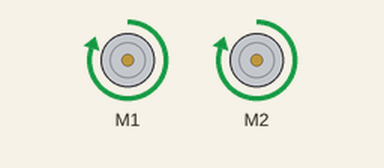
Simulated run of this sketch. Board: Arduino Uno, built with avr-gcc and run on an emulated ATmega328P. On the bench: 2 × DC motor (green arrow = forward, orange = backward, longer = faster). Random numbers use the default seed unless the sketch sets one.

Above: at 0.1 s.
At 4.6 s:
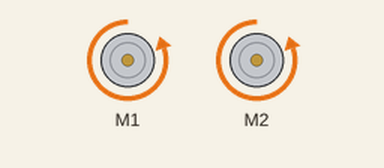
At 10.1 s:
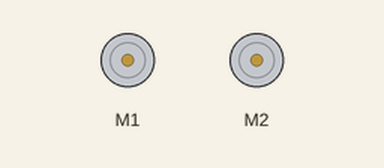
Timing chart, 0 to 11.6 s (numbered marks = the images above):
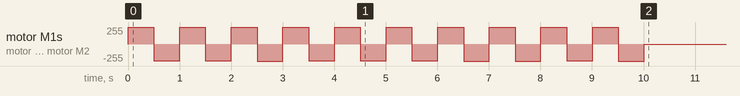

The sketch:

wander.ino
```cpp
#include <Arduino.h>
#include <MeMCore.h>
#include <SoftwareSerial.h>
#include <Wire.h>
#include <stdlib.h>
#include <math.h>

// Timer control variables
double currentTime = 0;
double lastTime = 0;

// Arduino components
MeLineFollower linefollower_2(2);
MeDCMotor motor_9(9);
MeDCMotor motor_10(10);

// Wander control variables
double turnDuration;
double forwardDuration;
double lineTurnDuration;
double targetForwardSpeed;
double targetTurnSpeed;
int acceleration;
int wanderCycle;

// Boolean to determine if input is valid
boolean doWander;

// Example general input parameters
double duration = 10;
boolean stayInBounds = true;

// Example wander input parameters
double wanderSpeed = 100;
double wanderSlope = 0;
double wanderRoundness = 1;
double wanderTurnToForwardRatio = 0.9;
double wanderCycleRate = 2;
double wanderCycleStandardDeviation = 0.5;
double wanderSpeedStandardDeviation = 0.5;
double wanderPhase = 0;

// Built-in method to get current time
double getLastTime()
{
  return currentTime = millis() / 1000.0 - lastTime;
}

void _delay(double seconds)
{
  long endTime = millis() + seconds * 1000;
  while (millis() < endTime) _loop();
}

// Built-in method to move robot in certain direction
void move(int direction, int speed)
{
  int leftSpeed = 0;
  int rightSpeed = 0;

  if (direction == 1) {
    // Forward
    leftSpeed = speed;
    rightSpeed = speed;
  } else if (direction == 2) {
    // Backward
    leftSpeed = -speed;
    rightSpeed = -speed;
  } else if (direction == 3) {
    // Left
    leftSpeed = -speed;
    rightSpeed = speed;
  } else if (direction == 4) {
    // Right
    leftSpeed = speed;
    rightSpeed = -speed;
  }

  // Run left motor at given speed
  motor_9.run(9 == M1 ? -leftSpeed : leftSpeed);

  // Run right motor at given speed
  motor_10.run(10 == M1 ? -rightSpeed : rightSpeed);
}

// Helper method to generate a random standard gaussian number
double GenerateGaussian(double standardDeviation)
{
    double u1 = rand() / (RAND_MAX + 1.0);
    double u2 = rand() / (RAND_MAX + 1.0);
    double z0 = sqrt(-2.0 * log(u1)) * cos(2.0 * M_PI * u2);
    return z0 * standardDeviation;
}

double GetRandomNumber(double min, double max)
{
    double randomNumber = (double)rand() / RAND_MAX; // Generate a random value between 0 and 1
    return (randomNumber * (max - min)) + min; // Scale and shift to the specified range
}

void CapNumber(double* number, double lowerLimit, double upperLimit)
{
    // Cap number to lower limit
    if (*number < lowerLimit) {
        *number = lowerLimit;
    }

    // Cap number to upper limit
    if (*number > upperLimit) {
        *number = upperLimit;
    }
}

void CheckValidWanderInput(double speed, double slope, double roundness, double turnToForwardRatio, double cycleRate, double cycleStandardDeviation, double speedStandardDeviation, double phase)
{
  boolean isValidSpeed = speed >= 25 && speed <= 100;
  boolean isValidSlope = slope >= -5 && slope <= 5;
  boolean isValidRoundness = roundness >= 0 && roundness <= 1;
  boolean isValidTurnToForwardRatio = turnToForwardRatio <= 1 && turnToForwardRatio > 0;
  boolean isCycleRatePositive = cycleRate > 0;
  boolean isValidStandardDeviation = cycleStandardDeviation >= 0 && speedStandardDeviation >= 0;
  boolean isValidPhase = phase >= 0;

  doWander = isValidSpeed && isValidSlope && isValidRoundness && isValidTurnToForwardRatio && isCycleRatePositive && isValidStandardDeviation && isValidPhase;
}

// Helper method to set the forward, turn, and line turn durations for the wander base behavior
void SetWanderDurations(double speed, double turnToForwardRatio, double cycleRate, double cycleStandardDeviation)
{
  // Set base forward duration based on input cycle rate
  forwardDuration = (1 - turnToForwardRatio) / cycleRate;

  // Add random normal variation to the base turn duration
  forwardDuration += GenerateGaussian(cycleStandardDeviation);

  // Cap the forward duration to be between zero and the inverse of the cycle rate in seconds
  CapNumber(&forwardDuration, 0, 1 / cycleRate);

  // Set turn duration
  turnDuration = 1 / cycleRate - forwardDuration;

  // Set line turn duration
  if (speed <= 100 && speed >= 50) {
    lineTurnDuration = 0.5;
  } else {
    lineTurnDuration = 0.0008 * pow(speed, 2) - 0.11 * speed + 4;
  }
}

// Helper method to set the target forward and turn speed for the wander base behavior
void SetTargetSpeeds(double speed, double roundness, double speedStandardDeviation)
{
  // Add random normal variation to the input wander speed to get the target forward speed
  targetForwardSpeed = speed + GenerateGaussian(speedStandardDeviation);

  // Cap target forward speed to be between 25 and 100
  CapNumber(&targetForwardSpeed, 25, 100);

  // Set target turn speed based on input roundness and target speed
  targetTurnSpeed = -targetForwardSpeed / 2 + 4 * targetForwardSpeed * roundness - 4 * targetForwardSpeed * pow(roundness, 2);
}

// Method to execute the wander base behavior
void Wander(double duration, boolean stayInBounds,
            double wanderSpeed, double wanderSlope, double wanderRoundness, double wanderTurnToForwardRatio, double wanderCycleRate, double wanderCycleStandardDeviation, double wanderSpeedStandardDeviation, double wanderPhase)
{
  // INPUT CHECKS AND VARIABLE INITIALIZATION

  // Check if wander input is valid
  CheckValidWanderInput(wanderSpeed, wanderSlope, wanderRoundness, wanderTurnToForwardRatio, wanderCycleRate, wanderCycleStandardDeviation, wanderSpeedStandardDeviation, wanderPhase);

  // If wander input is valid, initialize wander variables
  if (doWander) {
    // Set the target forward and turning speeds based on given input
    SetTargetSpeeds(wanderSpeed, wanderRoundness, wanderSpeedStandardDeviation);

    // Set turn, line turn and forward durations based on given input
    SetWanderDurations(wanderSpeed, wanderTurnToForwardRatio, wanderCycleRate, wanderCycleStandardDeviation);

    // Variable used to determine if robot should turn left or right
    wanderCycle = 0;

    // Variable used to compute the acceleration of the forward segment
    acceleration = 1;
  }

  // MAIN LOOP

  // Initialize timer
  lastTime = millis() / 1000.0;

  // Loop during given duration
  while (!(getLastTime() > duration)) {
    _loop();

    // If valid wander input is given
    if (doWander) {
      // Start executing after the given phase
      if (getLastTime() - wanderPhase >= 0) {
        // Turn around if a black line is detected
        if (stayInBounds) {
          // Get sensor reading
          int sensorReading = linefollower_2.readSensors();

          // Turn left if right sensor detects a black line
          if ((0 ? (1 == 0 ? sensorReading == 0 : (sensorReading & 1) == 1)
                  : (1 == 0 ? sensorReading == 3 : (sensorReading & 1) == 0))) {
              move(3, targetForwardSpeed / 100.0 * 255);
              _delay(lineTurnDuration);
              move(3, 0);
          }

          // Turn right if left sensor detects a black line
          if ((0 ? (2 == 0 ? sensorReading == 0 : (sensorReading & 2) == 2)
                  : (2 == 0 ? sensorReading == 3 : (sensorReading & 2) == 0))) {
              move(4, targetForwardSpeed / 100.0 * 255);
              _delay(lineTurnDuration);
              move(4, 0);
          }
        }
      }

      // Move forward for given duration

      // Constant slope
      if (wanderSlope == 0) {
        if (getLastTime() - wanderPhase < wanderCycle / wanderCycleRate + forwardDuration) {
          move(1, targetForwardSpeed / 100.0 * 255);
        }
      }

      // Rising slope
      if (wanderSlope > 0) {
        if (getLastTime() - wanderPhase < wanderCycle / wanderCycleRate + acceleration * forwardDuration / 100) {
          move(1, wanderSlope * acceleration * targetForwardSpeed / 100 / 100.0 * 255);
        } else {
          if (acceleration < 100) {
            acceleration += 1;
          }
        }
      }

      // Falling slope
      if (wanderSlope < 0) {
        if (getLastTime() - wanderPhase < wanderCycle / wanderCycleRate + acceleration * forwardDuration / 100) {
          move(1, wanderSlope * (acceleration - 100) * targetForwardSpeed / 100 / 100.0 * 255);
        } else {
          if (acceleration < 100) {
            acceleration += 1;
          }
        }
      }

      // Turn for given duration
      if (getLastTime() - wanderPhase > wanderCycle / wanderCycleRate + forwardDuration &&
          getLastTime() - wanderPhase < (wanderCycle + 1) / wanderCycleRate) {
        if (fmod(wanderCycle, 2) == 0) {
          // Turn right
          motor_9.run(-targetForwardSpeed / 100.0 * 255);
          motor_10.run(targetTurnSpeed / 100.0 * 255);
        } else {
          // Turn left
          motor_9.run(-targetTurnSpeed / 100.0 * 255);
          motor_10.run(targetForwardSpeed / 100.0 * 255);
        }
      }

      // After forward and turn cycle is finished
      if (getLastTime() - wanderPhase > (wanderCycle + 1) / wanderCycleRate) {
        // Increase cycle count by one
        wanderCycle += 1;

        // Reset to one
        acceleration = 1;

        // Change target forward and turning speeds
        SetTargetSpeeds(wanderSpeed, wanderRoundness, wanderSpeedStandardDeviation);

        // Change forward and turn durations
        SetWanderDurations(wanderSpeed, wanderTurnToForwardRatio, wanderCycleRate, wanderCycleStandardDeviation);
      }
    }
  }

  motor_9.run(0);
  motor_10.run(0);
}


void setup()
{
  // Initialize random seed
  randomSeed(0);

  Wander(duration, stayInBounds, wanderSpeed, wanderSlope, wanderRoundness, wanderTurnToForwardRatio, wanderCycleRate, wanderCycleStandardDeviation, wanderSpeedStandardDeviation, wanderPhase);
}

void _loop()
{

}

void loop()
{
  _loop();
}
```

Measured:
- by itself, motor M1, motor M2: ramps from backward 255/255 to forward 255/255 and jumps back, once every 1.0 s
